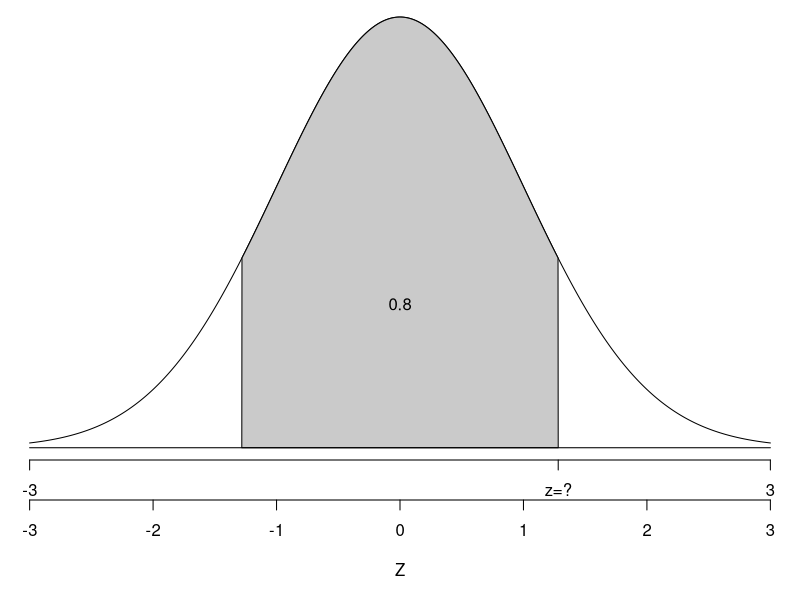
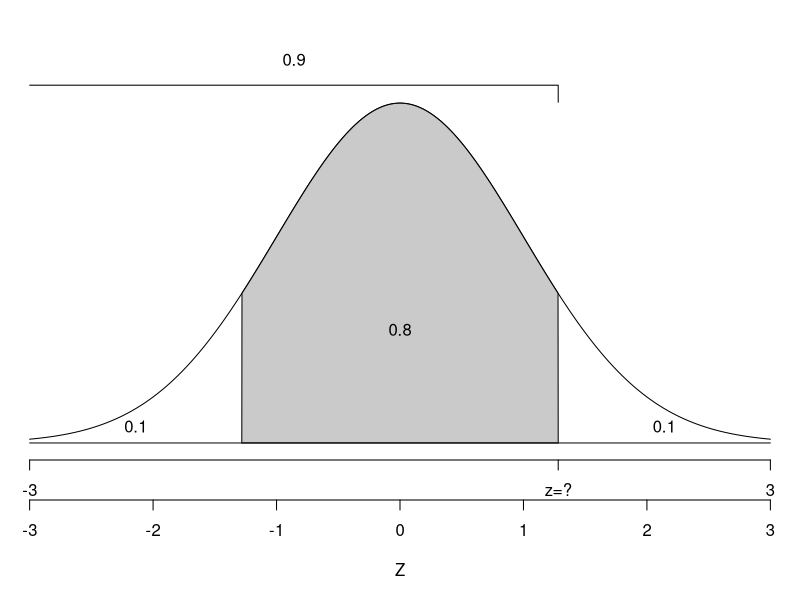
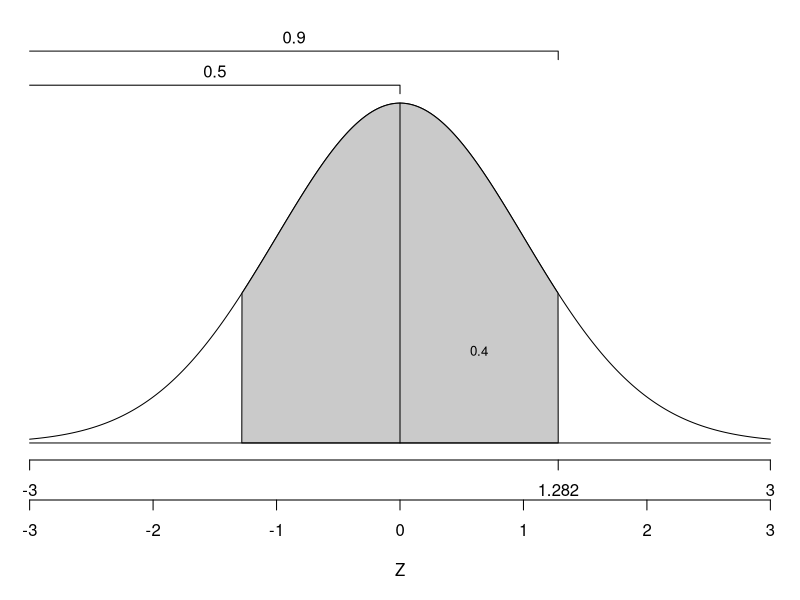
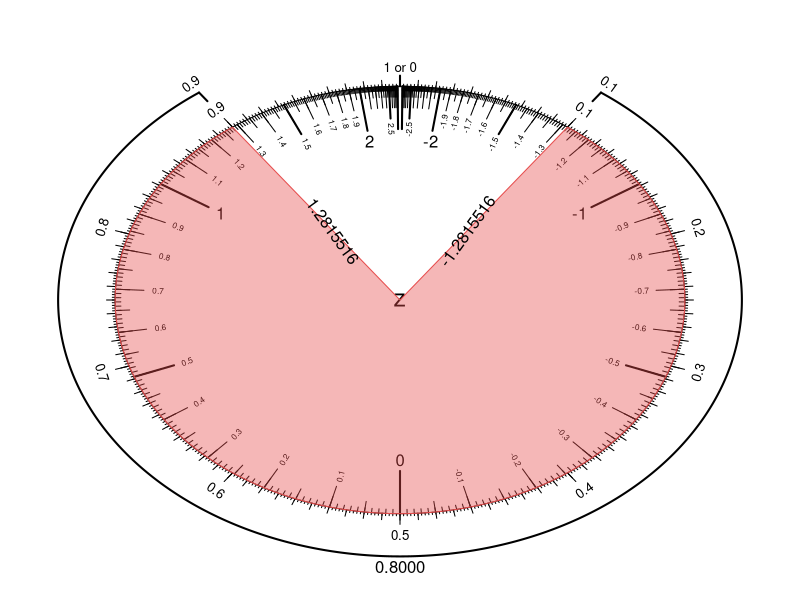

Reproduce these figures in R, in order.
## ---- chunk 1
while(T)
{
  ell = round(runif(1,0.60,0.98),2)
  ra = round(1-ell,2)
  ca = round(1-2*ra,2)
  z = qnorm(ell)
  zlow = floor(z*100)/100
  zhigh = ceiling(z*100)/100
  if(round(z,4) != round(z,2)) {break}
}
## ---- chunk 2
par(mar=c(7,0,0,0))
zs = seq(-3,3,0.01)
plot(zs,dnorm(zs),xlim=c(-3,3),type='l',ylab='density',xlab='Z',axes=F,ann=F)
polygon(c(zs[zs>=-z & zs<=z],z,-z),
        c(dnorm(zs[zs>=-z & zs<=z]),0,0),
        col=rgb(0.7,0.7,0.7,0.7))
text(0,dnorm(0)/3,ca)
lines(c(-3,3),c(0,0))
axis(1,at=c(-3,z,3),line = 0,labels=c("-3","z=?","3"))
axis(1,at=seq(-3,3,1),line=2)
mtext('Z',1,5)
## ---- chunk 3
par(mar=c(7,0,0,0))
zs = seq(-3,3,0.01)
plot(zs,dnorm(zs),xlim=c(-3,3),ylim=c(0,0.5),type='l',ylab='density',xlab='Z',axes=F,ann=F)
polygon(c(zs[zs>=-z & zs<=z],z,-z),
        c(dnorm(zs[zs>=-z & zs<=z]),0,0),
        col=rgb(0.7,0.7,0.7,0.7))
text(0,dnorm(0)/3,ca)
xl = (-3-z)/2
xr = (3+z)/2
text(xl,max(dnorm(xl)/3,0.02),ra)
text(xr,max(dnorm(xr)/3,0.02),ra)
lines(c(-3,3),c(0,0))
axis(1,at=c(-3,z,3),line = 0,labels=c("-3","z=?","3"))
axis(1,at=seq(-3,3,1),line=2)
mtext('Z',1,5)
lines(c(-3,z,z),c(0.42,0.42,0.4))
text((-3+z)/2,0.45,ell)
## ---- chunk 4
z2 = seq(zlow-0.02,zhigh+0.02,0.01)
## ---- chunk 5
par(mar=c(7,0,0,0))
zs = seq(-3,3,0.01)
plot(zs,dnorm(zs),xlim=c(-3,3),ylim=c(0,0.5),type='l',ylab='density',xlab='Z',axes=F,ann=F)
polygon(c(zs[zs>=-z & zs<=z],z,-z),
        c(dnorm(zs[zs>=-z & zs<=z]),0,0),
        col=rgb(0.7,0.7,0.7,0.7))
text(z/2,dnorm(z/2)/3,ca/2,cex=0.8)
lines(c(-3,3),c(0,0))
axis(1,at=c(-3,z,3),line = 0,labels=c("-3",round(z,3),"3"))
axis(1,at=seq(-3,3,1),line=2)
mtext('Z',1,5)
lines(c(-3,z,z),c(0.46,0.46,0.45))
lines(c(-3,0,0),c(0.42,0.42,0.41))
lines(c(0,0),c(0,dnorm(0)))
text((-3+z)/2,0.476,ell)
text((-3+0)/2,0.436,0.5)
## ---- chunk 6
par(mar=c(0,0,0,0))
theta=seq(0,2*pi,length.out=1000)
plot(sin(theta),cos(theta),type="l",ann=F,axes=F,xlim=c(-1.3,1.3),ylim=c(-1.3,1.3))
zs = -3:3
for(i in 1:length(zs)){
  p = pnorm(zs[i])
  lines(sin(p*2*pi)*c(0.8,1),cos(p*2*pi)*c(0.8,1),lwd=2)
  pt = min(max(p,0.007),0.993)
  if(abs(zs[i])<3){
    text(0.75*sin(pt*2*pi),0.75*cos(pt*2*pi),zs[i])
  }
}
zs = seq(-2.5,2.5,1)
for(i in 1:length(zs)){
  p = pnorm(zs[i])
  lines(sin(p*2*pi)*c(0.85,1),cos(p*2*pi)*c(0.85,1),lwd=2)
  if(abs(zs[i])<3){
    text(sin(p*2*pi)*0.8,cos(p*2*pi)*0.8,cex=0.5,round(zs[i],2),srt=(180-360*p)%%180-90)
  }
}
zs = seq(-3,3,0.1)
for(i in 1:length(zs)){
  p = pnorm(zs[i])
  lines(sin(p*2*pi)*c(0.9,1),cos(p*2*pi)*c(0.9,1),lwd=1)
}
zs = seq(-2,2,0.1)
for(i in 1:length(zs)){
  p = pnorm(zs[i])
  if(zs[i]%%0.5 != 0){
    text(sin(p*2*pi)*0.85,cos(p*2*pi)*0.85,cex=0.5,round(zs[i],2),srt=(180-360*p)%%180-90)
  }
}
zs = seq(-3,3,0.05)
for(i in 1:length(zs)){
  p = pnorm(zs[i])
  lines(sin(p*2*pi)*c(0.95,1),cos(p*2*pi)*c(0.95,1))
}
zs = seq(-3,3,0.01)
for(i in 1:length(zs)){
  p = pnorm(zs[i])
  lines(sin(p*2*pi)*c(0.98,1),cos(p*2*pi)*c(0.98,1))
}

for(p in seq(0.1,0.9,0.1)){
  lines(sin(p*2*pi)*c(1,1.05),cos(p*2*pi)*c(1,1.05))
  text(sin(p*2*pi)*1.1,cos(p*2*pi)*1.1,p,cex=0.8,srt=-(p*360-90)%%180-90)
}
for(p in seq(0.01,0.99,0.01)){
  lines(sin(p*2*pi)*c(1,1.03),cos(p*2*pi)*c(1,1.03))
}
for(p in seq(0.002,0.998,0.002)){
  lines(sin(p*2*pi)*c(1,1.01),cos(p*2*pi)*c(1,1.01))
}
lines(c(0,0),c(1,1.05),lwd=2)
text(0,1.09,"1 or 0",cex=0.8)
text(0,0,cex=1.5,"z")

zs = seq(-z,z,0.001)
ps = pnorm(zs)
polygon(c(0,sin(ps*2*pi),0),c(0,cos(ps*2*pi),0),col=rgb(0.9,0.3,0.3,0.4),border=rgb(0.9,0.3,0.3))
pe = pnorm(c(-z,z))
pm = mean(pe)

lines(sin(ps*2*pi)*1.2,cos(ps*2*pi)*1.2,lwd=2)
lines(sin(pe[1]*2*pi)*c(1.15,1.2),cos(pe[1]*2*pi)*c(1.15,1.2),lwd=2)
lines(sin(pe[2]*2*pi)*c(1.15,1.2),cos(pe[2]*2*pi)*c(1.15,1.2),lwd=2)
text(0.4*sin(2*pi*pe[1]),0.4*cos(2*pi*pe[1]),round(-z,7),srt=(180-360*pe[1])%%180-90)
text(0.4*sin(2*pi*pe[2]),0.4*cos(2*pi*pe[2]),round(z,7),srt=(180-360*pe[2])%%180-90)
text(1.25*sin(2*pi*pe[1]),1.25*cos(2*pi*pe[1]),round(pe[1],4),srt=-(pe[1]*360-90)%%180-90,cex=0.8)
text(1.25*sin(2*pi*pe[2]),1.25*cos(2*pi*pe[2]),round(pe[2],4),srt=-(pe[2]*360-90)%%180-90,cex=0.8)
text(sin(pm*2*pi)*1.25,
     cos(pm*2*pi)*1.25,
     sprintf("%.4f",round(pe[2],4)-round(pe[1],4)),
     srt=-(pm*360-90)%%180-90)
